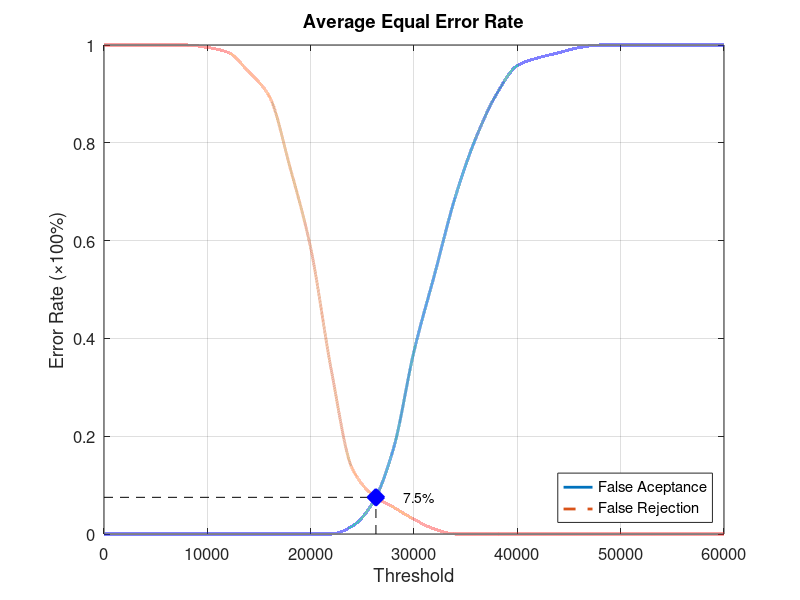
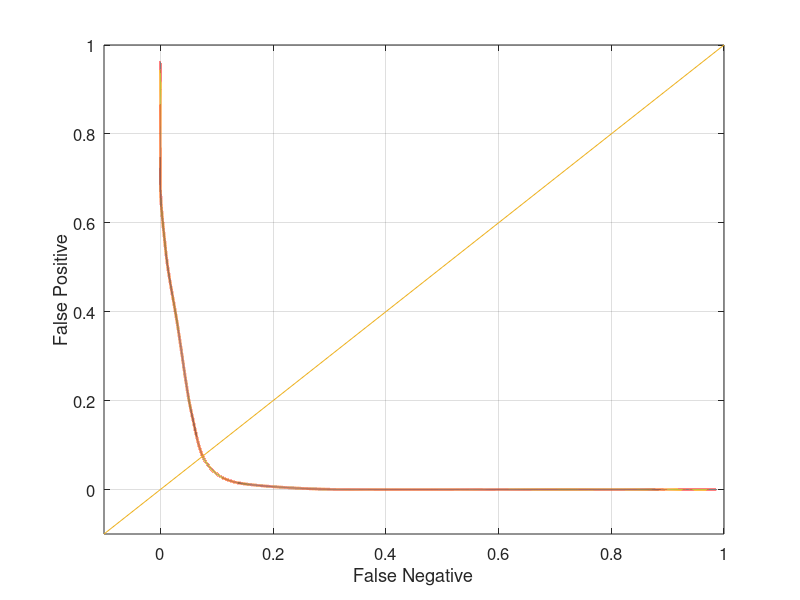

Reproduce these figures in MATLAB, in order.
function yEER = Database4_2
close all;
clear;
clc;
x = 0:2000:60000;
xq = 0:0.5:60000;

y0 = [0 0 0 0 0 0 0 0 0 0 0 0 0.0157895 0.0631579 0.173684 0.373684 0.531579 0.689474 0.810526 0.9 0.957895 0.973684 0.984211 0.994737 1 1 1 1 1 1 1];
yy0 = interp1(x, y0, xq, 'pchip');
y1 = [1 1 1 1 1 0.995 0.985 0.945 0.895 0.75 0.585 0.335 0.135 0.08 0.055 0.03 0.01 0 0 0 0 0 0 0 0 0 0 0 0 0 0];
yy1 = interp1(x, y1, xq, 'pchip');

% Calculating EER: 
y2 = abs(y0 - y1);
find(y2 == min(y2))
yy2 = abs(yy0 - yy1);
xEER = find(yy2 == min(yy2));
xEERIndex = xq(xEER) % X-axis EER
yEER = yy0(xEER) % Y-axis EER

main = figure
plot(xq, yy0,'-','LineWidth', 2);	hold on
plot(xq, yy1,'--','LineWidth', 2);	hold on
plot([xEERIndex xEERIndex], [0 yEER], 'k--');	hold on
plot([0 xEERIndex], [yEER yEER], 'k--');	hold on
plot(xEERIndex, yEER, 'bx', 'LineWidth', 10);	hold on
text(xEERIndex + 10 * xEERIndex / 100, yEER, [num2str(round((10000 * yEER)) / 100) '%'])
legend('False Aceptance', 'False Rejection', 'Location', 'SouthEast')
xlabel('Threshold')
ylabel('Error Rate (\times100%)')
title('Average Equal Error Rate')
set(gca, 'FontSize', 12)
axis([0 60000 0 1])
grid on

print(main, 'Database4_2Main', '-dpng');
FNRxFPR = figure('Color', [1 1 1]);
plot(yy1, yy0, '-', yy1, yy0, 'LineWidth', 2);
hold on
y = -0.1:0.1:1
plot(y, y); 
set(gca, 'FontSize', 12)
xlabel('False Negative')
ylabel('False Positive')
axis([-0.1 1 -0.1 1])
set(gca, 'FontSize', 12)
grid on

print(FNRxFPR, 'Database4_2FNRxFPR','-dpng');
end
